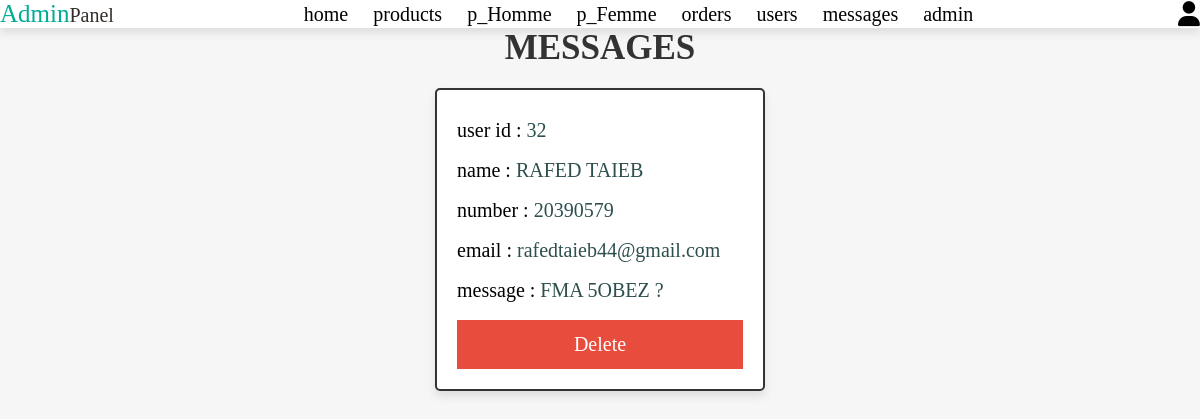
Screenshot of /admin_contacts.php (signed in) with the database file from the repository.
### tables this page shows
CREATE TABLE `message` (
  `id` int(100) NOT NULL,
  `user_id` int(100) NOT NULL,
  `name` varchar(100) NOT NULL,
  `email` varchar(100) NOT NULL,
  `number` varchar(12) NOT NULL,
  `message` varchar(500) NOT NULL
);

### admin_contacts.php (the view, shortened to what this page needs)
<?php
@include 'config.php';
?>
<!DOCTYPE html>
<html lang="en">
<head>
   <link rel="stylesheet" href="https://cdnjs.cloudflare.com/ajax/libs/font-awesome/6.1.1/css/all.min.css">
   <link rel="stylesheet" href="css/admin_style.css">
</head>
<body>
<?php include 'admin_header.php'; ?>
<section class="messages">
   <h1 class="title">messages</h1>
   <div class="box-container">
   <?php
      $select_message = $conn->prepare("SELECT * FROM `message`");
      $select_message->execute();
      if($select_message->rowCount() > 0){
         while($fetch_message = $select_message->fetch(PDO::FETCH_ASSOC)){
   ?>
   <div class="box">
      <p> user id : <span><?= $fetch_message['user_id']; ?></span> </p>
      <p> name : <span><?= $fetch_message['name']; ?></span> </p>
      <p> number : <span><?= $fetch_message['number']; ?></span> </p>
      <p> email : <span><?= $fetch_message['email']; ?></span> </p>
      <p> message : <span><?= $fetch_message['message']; ?></span> </p>
      <a href="admin_contacts.php?delete=<?= $fetch_message['id']; ?>" onclick="return confirm('delete this message?');" class="delete-btn">delete</a>
   </div>
   <?php
         }
      }else{
         echo '<p class="empty">you have no messages!</p>';
      }
   ?>
   </div>
</section>
</body>
</html>

### css/admin_style.css (style rules this page uses)
.messages .box-container { display: grid; grid-template-columns: repeat(auto-fit, 33rem); gap:1.5rem; align-items: flex-start; justify-content:center; }
.messages .box-container .box { border:var(--border); box-shadow: var(--box-shadow); background-color: var(--white); border-radius: .5rem; padding:2rem; }
.messages .box-container .box p { line-height: 1.5; padding:.5rem 0; font-size: 2rem; color:var(--light-color); }
.messages .box-container .box p span { color:var(--green); }

### css/components.css (style rules this page uses)
:root { --green:#2F4F4F; --orange:#f39c12; --red:#e74c3c; --black:#333; --light-color:black; --white:white; --light-bg:#f6f6f6; --border:.2rem solid var(--black); --box-shadow:0 .5rem 1rem rgba(0,0,0,.1); }
* { font-family: Georgia, serif; margin:0; padding:0; box-sizing: border-box; outline: none; border:none; text-decoration: none; color:var(--black); font-size: 2rem; }
body { background-color: var(--light-bg); }
html { font-size: 62.5%; overflow-x: hidden; scroll-behavior: smooth; scroll-padding-top: 6.5rem; }
section { padding:0rem 0rem; max-width: 1200px; margin:0 auto; }
.btn, .delete-btn, .option-btn { display: block; width: 100%; margin-top: 1rem; color:var(--white); font-size: 2rem; padding:1.3rem 3rem; text-transform: capitalize; cursor: pointer; text-align: center; }
.delete-btn { background-color: var(--red); }
.title { text-align: center; margin-bottom: 2rem; text-transform: uppercase; color:var(--black); font-size: 3.5rem; }

### rows the page displays
message: user "32", name "RAFED TAIEB", number "20390579", email "rafedtaieb44@gmail.com", message "FMA 5OBEZ ?"
